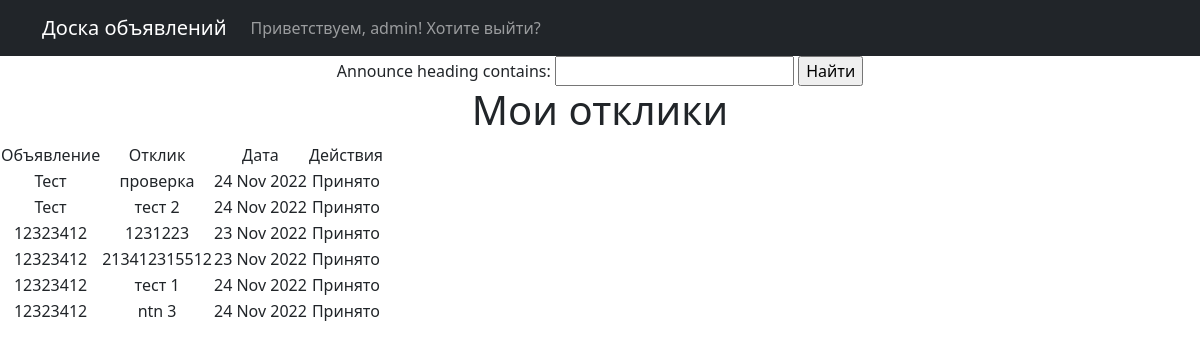
Screenshot of /board/reactions (signed in) with the database file from the repository.
### board/models.py (models this page shows, shortened)
class Reaction(models.Model):
    content = models.CharField(max_length=1000)
    author = models.ForeignKey(User, on_delete=models.CASCADE)
    creation_date = models.DateTimeField(auto_now_add=True)
    accepted = models.BooleanField(default=False)
    announce = models.ForeignKey(Announce, on_delete=models.CASCADE)

class Announce(models.Model):
    CATEGORY_CHOICES = (
        ('Танк', 'Танк'), ('Хил', 'Хил'), ('ДД', 'ДД'), ('Гилдмастер', 'Гилдмастер'),
        ('Квестгивер', 'Квестгивер'), ('Кузнец', 'Кузнец'), ('Кожевник', 'Кожевник'),
        ('Зельевар', 'Зельевар'), ('МЗ', 'Мастер заклинаний')
    )
    heading = models.CharField(max_length=255)
    content = RichTextUploadingField()
    category = models.CharField(max_length=10, choices=CATEGORY_CHOICES)
    author = models.ForeignKey(User, on_delete=models.CASCADE)
    creation_date = models.DateTimeField(auto_now_add=True)

### board/views.py (the view)
# urls.py: path('reactions', ReactionList.as_view(), name='reactions_list'),
class ReactionList(LoginRequiredMixin, ListView):
    model = Reaction
    context_object_name = 'reactions'
    template_name = 'reaction_list.html'
    ordering = '-creation_date'
    paginate_by = 10
    def get_context_data(self, **kwargs):
        context = super().get_context_data(**kwargs)
        cur_user = self.request.user
        reaction_for_user = Reaction.objects.filter(announce__author=cur_user)
        context['filter'] = ReactionFilter(self.request.GET, queryset=reaction_for_user)
        return context

### templates/reaction_list.html (shortened to what this page needs)
{% extends 'flatpages/default.html' %}
{% block content %}
<form method="GET">
    {{ filter.form }}
    <input type="submit" value="Найти">
</form>
<h1>Мои отклики</h1>
    {% if reactions %}
    <table>
        <tr>
            <td>Объявление</td>
            <td>Отклик</td>
            <td>Дата</td>
            <td>Действия</td>
        </tr>
        {% for reaction in filter.qs %}
            <tr>
                <td>{{reaction.announce.heading}}</td>
                <td>{{reaction.content}}</td>
                <td>{{reaction.creation_date|date:'d M Y'}}</td>
                {% if reaction.accepted == 1 %}
                    <td>Принято</td>
                {% else %}
                    <td><button> <a href = 'accept/{{ reaction.id }}' >Принять</a> </button></td>
                    <td><button> <a href = 'delete/{{ reaction.id }}' >Удалить</a> </button></td>
                </td>
                {% endif %}
           </tr>
        {% endfor %}
    </table>
    {% else %}
       <h2>Еще никто не откликнулся</h2>
    {% endif %}
{% endblock content %}

### templates/flatpages/default.html (shortened to what this page needs)
<!DOCTYPE html>
<html lang="en">
    <head>
        {% load static %}
        <link href="{% static 'css/styles.css' %}" rel="stylesheet" />
    </head>
    <body>
        <nav class="navbar navbar-expand-lg navbar-dark bg-dark static-top">
            <div class="container">
                <a class="navbar-brand" href="/board/">Доска объявлений</a>
                <div class="collapse navbar-collapse" id="navbarResponsive">
                    <ul class="navbar-nav ml-auto">
                        {% if not request.user.is_authenticated %}
                            <li class="nav-item">
                                <a class="nav-link" href="/board/login/">Войти</a>
                            </li>
                            <li class="nav-item">
                                <a class="nav-link" href="/board/signup/">Зарегестрироваться</a>
                            </li>
                        {% else %}
                            <li class="nav-item">
                                <a class="nav-link" href="/board/logout/">Приветствуем, {{request.user}}! Хотите выйти?</a>
                            </li>
                        {% endif %}
                    </ul>
       </div>
   </div>
</nav>
        <div class="row">
            <div class="col-lg-12 text-center">
                {% block content %}{% endblock content %}
            </div>
        </div>
    </body>
</html>

### rows the page displays
Reaction: announce.heading "Тест", content "проверка", creation_date "24 Nov 2022", accepted "Принято"
Reaction: announce.heading "Тест", content "тест 2", creation_date "24 Nov 2022", accepted "Принято"
Reaction: announce.heading "12323412", content "1231223", creation_date "23 Nov 2022", accepted "Принято"
Reaction: announce.heading "12323412", content "213412315512", creation_date "23 Nov 2022", accepted "Принято"
Reaction: announce.heading "12323412", content "тест 1", creation_date "24 Nov 2022", accepted "Принято"
Reaction: announce.heading "12323412", content "ntn 3", creation_date "24 Nov 2022", accepted "Принято"

### other values shown
{{ request.user }} "admin"
